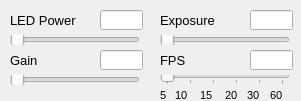
            <widget class="QWidget" name="DAQScopeCamPanel" native="true">
             <property name="geometry">
              <rect>
               <x>450</x>
               <y>0</y>
               <width>301</width>
               <height>101</height>
              </rect>
             </property>
             <property name="sizePolicy">
              <sizepolicy hsizetype="Fixed" vsizetype="Fixed">
               <horstretch>0</horstretch>
               <verstretch>0</verstretch>
              </sizepolicy>
             </property>
             <widget class="QLabel" name="label_146">
              <property name="geometry">
               <rect>
                <x>10</x>
                <y>50</y>
                <width>67</width>
                <height>21</height>
               </rect>
              </property>
              <property name="font">
               <font>
                <family>Arial</family>
                <pointsize>10</pointsize>
               </font>
              </property>
              <property name="text">
               <string>Gain</string>
              </property>
             </widget>
             <widget class="QLabel" name="label_153">
              <property name="geometry">
               <rect>
                <x>160</x>
                <y>85</y>
                <width>21</width>
                <height>21</height>
               </rect>
              </property>
              <property name="font">
               <font>
                <family>Arial</family>
                <pointsize>8</pointsize>
               </font>
              </property>
              <property name="layoutDirection">
               <enum>Qt::LeftToRight</enum>
              </property>
              <property name="text">
               <string>5</string>
              </property>
              <property name="alignment">
               <set>Qt::AlignLeading|Qt::AlignLeft|Qt::AlignVCenter</set>
              </property>
             </widget>
             <widget class="QLineEdit" name="DAQScopeGainValue">
              <property name="geometry">
               <rect>
                <x>100</x>
                <y>50</y>
                <width>43</width>
                <height>20</height>
               </rect>
              </property>
              <property name="sizePolicy">
               <sizepolicy hsizetype="Fixed" vsizetype="Fixed">
                <horstretch>0</horstretch>
                <verstretch>0</verstretch>
               </sizepolicy>
              </property>
              <property name="minimumSize">
               <size>
                <width>43</width>
                <height>20</height>
               </size>
              </property>
              <property name="font">
               <font>
                <family>Arial</family>
               </font>
              </property>
              <property name="text">
               <string/>
              </property>
             </widget>
             <widget class="QLineEdit" name="DAQScopeLEDValue">
              <property name="geometry">
               <rect>
                <x>100</x>
                <y>10</y>
                <width>43</width>
                <height>20</height>
               </rect>
              </property>
              <property name="sizePolicy">
               <sizepolicy hsizetype="Fixed" vsizetype="Fixed">
                <horstretch>0</horstretch>
                <verstretch>0</verstretch>
               </sizepolicy>
              </property>
              <property name="minimumSize">
               <size>
                <width>43</width>
                <height>20</height>
               </size>
              </property>
              <property name="font">
               <font>
                <family>Arial</family>
               </font>
              </property>
             </widget>
             <widget class="QLineEdit" name="DAQScopeExposureValue">
              <property name="geometry">
               <rect>
                <x>250</x>
                <y>10</y>
                <width>43</width>
                <height>20</height>
               </rect>
              </property>
              <property name="sizePolicy">
               <sizepolicy hsizetype="Fixed" vsizetype="Fixed">
                <horstretch>0</horstretch>
                <verstretch>0</verstretch>
               </sizepolicy>
              </property>
              <property name="minimumSize">
               <size>
                <width>43</width>
                <height>20</height>
               </size>
              </property>
              <property name="font">
               <font>
                <family>Arial</family>
               </font>
              </property>
             </widget>
             <widget class="QLabel" name="label_158">
              <property name="geometry">
               <rect>
                <x>160</x>
                <y>10</y>
                <width>81</width>
                <height>21</height>
               </rect>
              </property>
              <property name="font">
               <font>
                <family>Arial</family>
                <pointsize>10</pointsize>
               </font>
              </property>
              <property name="text">
               <string>Exposure</string>
              </property>
             </widget>
             <widget class="QSlider" name="DAQScopeFRSlider">
              <property name="geometry">
               <rect>
                <x>160</x>
                <y>75</y>
                <width>130</width>
                <height>10</height>
               </rect>
              </property>
              <property name="sizePolicy">
               <sizepolicy hsizetype="Fixed" vsizetype="Fixed">
                <horstretch>0</horstretch>
                <verstretch>0</verstretch>
               </sizepolicy>
              </property>
              <property name="minimumSize">
               <size>
                <width>130</width>
                <height>10</height>
               </size>
              </property>
              <property name="maximumSize">
               <size>
                <width>130</width>
                <height>10</height>
               </size>
              </property>
              <property name="cursor">
               <cursorShape>PointingHandCursor</cursorShape>
              </property>
              <property name="mouseTracking">
               <bool>false</bool>
              </property>
              <property name="minimum">
               <number>0</number>
              </property>
              <property name="maximum">
               <number>5</number>
              </property>
              <property name="singleStep">
               <number>1</number>
              </property>
              <property name="pageStep">
               <number>1</number>
              </property>
              <property name="value">
               <number>0</number>
              </property>
              <property name="sliderPosition">
               <number>0</number>
              </property>
              <property name="orientation">
               <enum>Qt::Horizontal</enum>
              </property>
              <property name="invertedControls">
               <bool>false</bool>
              </property>
              <property name="tickPosition">
               <enum>QSlider::TicksBelow</enum>
              </property>
              <property name="tickInterval">
               <number>1</number>
              </property>
             </widget>
             <widget class="QSlider" name="DAQScopeGainSlider">
              <property name="geometry">
               <rect>
                <x>10</x>
                <y>75</y>
                <width>130</width>
                <height>10</height>
               </rect>
              </property>
              <property name="sizePolicy">
               <sizepolicy hsizetype="Fixed" vsizetype="Fixed">
                <horstretch>0</horstretch>
                <verstretch>0</verstretch>
               </sizepolicy>
              </property>
              <property name="minimumSize">
               <size>
                <width>130</width>
                <height>10</height>
               </size>
              </property>
              <property name="maximumSize">
               <size>
                <width>130</width>
                <height>10</height>
               </size>
              </property>
              <property name="cursor">
               <cursorShape>PointingHandCursor</cursorShape>
              </property>
              <property name="orientation">
               <enum>Qt::Horizontal</enum>
              </property>
             </widget>
             <widget class="QLineEdit" name="DAQScopeFRValue">
              <property name="geometry">
               <rect>
                <x>250</x>
                <y>50</y>
                <width>43</width>
                <height>20</height>
               </rect>
              </property>
              <property name="sizePolicy">
               <sizepolicy hsizetype="Fixed" vsizetype="Fixed">
                <horstretch>0</horstretch>
                <verstretch>0</verstretch>
               </sizepolicy>
              </property>
              <property name="minimumSize">
               <size>
                <width>43</width>
                <height>20</height>
               </size>
              </property>
              <property name="font">
               <font>
                <family>Arial</family>
               </font>
              </property>
             </widget>
             <widget class="QLabel" name="label_165">
              <property name="geometry">
               <rect>
                <x>160</x>
                <y>50</y>
                <width>31</width>
                <height>21</height>
               </rect>
              </property>
              <property name="font">
               <font>
                <family>Arial</family>
                <pointsize>10</pointsize>
               </font>
              </property>
              <property name="text">
               <string>FPS</string>
              </property>
             </widget>
             <widget class="QSlider" name="DAQScopeExposureSlider">
              <property name="geometry">
               <rect>
                <x>160</x>
                <y>35</y>
                <width>130</width>
                <height>10</height>
               </rect>
              </property>
              <property name="sizePolicy">
               <sizepolicy hsizetype="Fixed" vsizetype="Fixed">
                <horstretch>0</horstretch>
                <verstretch>0</verstretch>
               </sizepolicy>
              </property>
              <property name="minimumSize">
               <size>
                <width>130</width>
                <height>10</height>
               </size>
              </property>
              <property name="maximumSize">
               <size>
                <width>130</width>
                <height>10</height>
               </size>
              </property>
              <property name="cursor">
               <cursorShape>PointingHandCursor</cursorShape>
              </property>
              <property name="orientation">
               <enum>Qt::Horizontal</enum>
              </property>
             </widget>
             <widget class="QLabel" name="label_174">
              <property name="geometry">
               <rect>
                <x>175</x>
                <y>85</y>
                <width>21</width>
                <height>21</height>
               </rect>
              </property>
              <property name="font">
               <font>
                <family>Arial</family>
                <pointsize>8</pointsize>
               </font>
              </property>
              <property name="layoutDirection">
               <enum>Qt::LeftToRight</enum>
              </property>
              <property name="text">
               <string>10</string>
              </property>
              <property name="alignment">
               <set>Qt::AlignLeading|Qt::AlignLeft|Qt::AlignVCenter</set>
              </property>
             </widget>
             <widget class="QLabel" name="label_175">
              <property name="geometry">
               <rect>
                <x>200</x>
                <y>85</y>
                <width>21</width>
                <height>21</height>
               </rect>
              </property>
              <property name="font">
               <font>
                <family>Arial</family>
                <pointsize>8</pointsize>
               </font>
              </property>
              <property name="layoutDirection">
               <enum>Qt::LeftToRight</enum>
              </property>
              <property name="text">
               <string>15</string>
              </property>
              <property name="alignment">
               <set>Qt::AlignLeading|Qt::AlignLeft|Qt::AlignVCenter</set>
              </property>
             </widget>
             <widget class="QSlider" name="DAQScopeLEDSlider">
              <property name="geometry">
               <rect>
                <x>10</x>
                <y>35</y>
                <width>130</width>
                <height>10</height>
               </rect>
              </property>
              <property name="sizePolicy">
               <sizepolicy hsizetype="Fixed" vsizetype="Fixed">
                <horstretch>0</horstretch>
                <verstretch>0</verstretch>
               </sizepolicy>
              </property>
              <property name="minimumSize">
               <size>
                <width>130</width>
                <height>10</height>
               </size>
              </property>
              <property name="maximumSize">
               <size>
                <width>130</width>
                <height>10</height>
               </size>
              </property>
              <property name="cursor">
               <cursorShape>PointingHandCursor</cursorShape>
              </property>
              <property name="orientation">
               <enum>Qt::Horizontal</enum>
              </property>
             </widget>
             <widget class="QLabel" name="label_176">
              <property name="geometry">
               <rect>
                <x>247</x>
                <y>85</y>
                <width>21</width>
                <height>21</height>
               </rect>
              </property>
              <property name="font">
               <font>
                <family>Arial</family>
                <pointsize>8</pointsize>
               </font>
              </property>
              <property name="layoutDirection">
               <enum>Qt::LeftToRight</enum>
              </property>
              <property name="text">
               <string>30</string>
              </property>
              <property name="alignment">
               <set>Qt::AlignLeading|Qt::AlignLeft|Qt::AlignVCenter</set>
              </property>
             </widget>
             <widget class="QLabel" name="label_145">
              <property name="geometry">
               <rect>
                <x>10</x>
                <y>10</y>
                <width>81</width>
                <height>21</height>
               </rect>
              </property>
              <property name="font">
               <font>
                <family>Arial</family>
                <pointsize>10</pointsize>
               </font>
              </property>
              <property name="text">
               <string>LED Power</string>
              </property>
             </widget>
             <widget class="QLabel" name="label_159">
              <property name="geometry">
               <rect>
                <x>225</x>
                <y>85</y>
                <width>21</width>
                <height>21</height>
               </rect>
              </property>
              <property name="font">
               <font>
                <family>Arial</family>
                <pointsize>8</pointsize>
               </font>
              </property>
              <property name="layoutDirection">
               <enum>Qt::LeftToRight</enum>
              </property>
              <property name="text">
               <string>20</string>
              </property>
              <property name="alignment">
               <set>Qt::AlignLeading|Qt::AlignLeft|Qt::AlignVCenter</set>
              </property>
             </widget>
             <widget class="QLabel" name="label_160">
              <property name="geometry">
               <rect>
                <x>270</x>
                <y>85</y>
                <width>21</width>
                <height>21</height>
               </rect>
              </property>
              <property name="font">
               <font>
                <family>Arial</family>
                <pointsize>8</pointsize>
               </font>
              </property>
              <property name="layoutDirection">
               <enum>Qt::LeftToRight</enum>
              </property>
              <property name="text">
               <string>60</string>
              </property>
              <property name="alignment">
               <set>Qt::AlignLeading|Qt::AlignLeft|Qt::AlignVCenter</set>
              </property>
             </widget>
            </widget>
